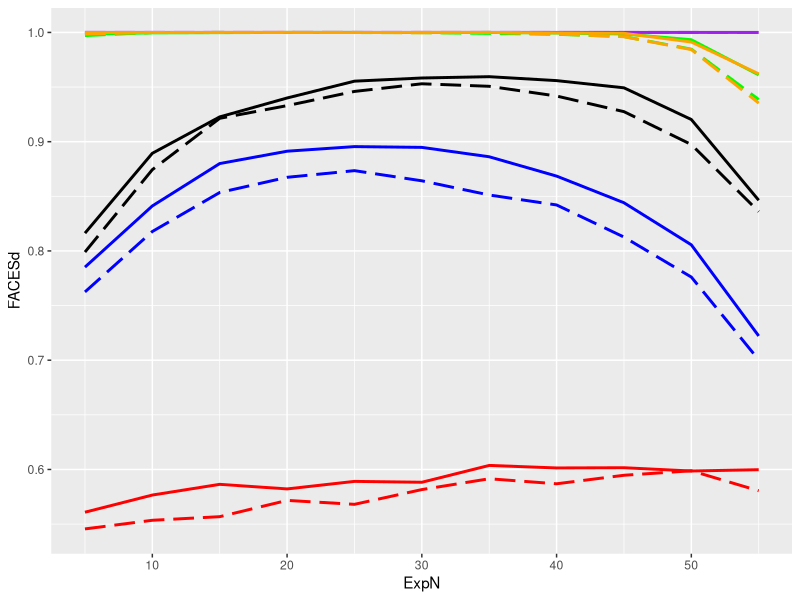

Here is the R script that generated this plot: (Note: this script raises an error after producing the figure.)
## ---- chunk 1
library(tidyverse)
## ---- chunk 2
faces <- read_csv('../Data/cleaned_FACES_data.csv', col_types = c('ffffdf'))
## ---- chunk 3
#how many different n to test
m <- seq(from=5, to=55, by=5)
#power dataframe for non-parametric
power_data <- data.frame('FACES' = numeric(length(m)), 'AKS' = numeric(length(m)), 
                         'FES' = numeric(length(m)), 'SCS' = numeric(length(m)), 
                         'FPPS' = numeric(length(m)), 'SEAS' = numeric(length(m)))


#power dataframe for parametric group
power_norm <- data.frame('FACES' = numeric(length(m)), 'AKS' = numeric(length(m)), 
                         'FES' = numeric(length(m)), 'SCS' = numeric(length(m)), 
                         'FPPS' = numeric(length(m)), 'SEAS' = numeric(length(m)))
## ---- chunk 4
for (n in m) {
  # Number of times to bootstrap
  B <- 1e4
  #survey categories
  surveys <- as.character(unique(faces$Survey))
  #dataframe to hold simulation results
  test <- data.frame('FACES' = numeric(B), 'AKS' = numeric(B), 'FES' = numeric(B),
                          'SCS' = numeric(B), 'FPPS' = numeric(B), 'SEAS' = numeric(B))
  control <- data.frame('FACES' = numeric(B), 'AKS' = numeric(B), 'FES' = numeric(B),
                          'SCS' = numeric(B), 'FPPS' = numeric(B), 'SEAS' = numeric(B))
  
  for (j in 1:6) {
    sample_faces_test <- faces %>%
      filter(Time == 'Post', 
             Group == 'Experimental',
             Survey == surveys[j]) %>%
      group_by(`Participant #`) %>%
      summarise(Total = sum(Response)) %>%
      ungroup()
    
    sample_faces_control <- faces %>%
      filter(Time == 'Post', 
             Group == 'Control',
             Survey == surveys[j]) %>%
      group_by(`Participant #`) %>%
      summarise(Total = sum(Response)) %>%
      ungroup()
  
    # Vector to store means
    m1d <- numeric()
    m1n <- numeric()
    
    #pre sample mean and sd
    test_mean <- mean(sample_faces_test$Total)
    test_sd <- sd(sample_faces_test$Total)
    
    for (i in 1:B) {
      dist <- sample(sample_faces_test$Total, size = n, replace = T)
      m1d[i] <- mean(dist)
      dist <- rnorm(n, mean=test_mean, sd=test_sd)
      m1n[i] <- mean(dist)
    }
    
    #vector to store post means
    m2d <- numeric()
    m2n <- numeric()
    
    #post sample mean and sd
    control_mean <- mean(sample_faces_control$Total)
    control_sd <- sd(sample_faces_control$Total)
    
    for (i in 1:B) {
      dist <- sample(sample_faces_control$Total, size = (60-n), replace = T)
      m2d[i] <- mean(dist)
      dist <- rnorm((60-n), mean=control_mean, sd=control_sd)
      m2n[i] <- mean(dist)
    }
    
    power_data[n / 5, j] <- mean(m2d < m1d)
    power_norm[n / 5, j] <- mean(m2n < m1n)
  }
}
## ---- chunk 5
  #combine the data frames and change the column names
  power <- cbind(power_data, power_norm)
  colNames <- c('FACESd', 'AKSd', 'FESd', 'SCSd', 'FPPSd', 'SEASd',
                'FACESn', 'AKSn', 'FESn', 'SCSn', 'FPPSn', 'SEASn')
  colnames(power) <- colNames
  #add indexing for the graph
  power$ExpN <- m
  power$ControlN <- seq(from=55, to=5, by=-5)
  
  #colors for the graph
  colors <- c('black', 'red', 'green', 'blue', 'purple', 'orange')
  

    ggplot(data=power, aes(x=ExpN))+
      geom_line(aes(y=FACESd), size=1)+
      geom_line(aes(y=FACESn), linetype='longdash', size=1)+
      geom_line(aes(y=AKSd), color='red', size=1)+
      geom_line(aes(y=AKSn), linetype='longdash', color='red', size=1)+
      geom_line(aes(y=FESd), color='green', size=1)+
      geom_line(aes(y=FESn), linetype='longdash', color='green', size=1)+
      geom_line(aes(y=SCSd), color='blue', size=1)+
      geom_line(aes(y=SCSn), linetype='longdash', color='blue', size=1)+
      geom_line(aes(y=FPPSd), color='purple', size=1)+
      geom_line(aes(y=FPPSn), linetype='longdash', color='purple', size=1)+
      geom_line(aes(y=SEASd), color='orange', size=1)+
      geom_line(aes(y=SEASn), linetype='longdash', color='orange', size=1)
  

## ---- chunk 6
dist <- tibble(Time = c(rep('Pre', length(m1)), rep('Post', length(m2))),
               Dist = c(m1, m2)) %>%
  mutate(Time = factor(Time))
dist %>%
  ggplot() +
  geom_density(aes(x = Dist, fill = Time), alpha = 0.7)
